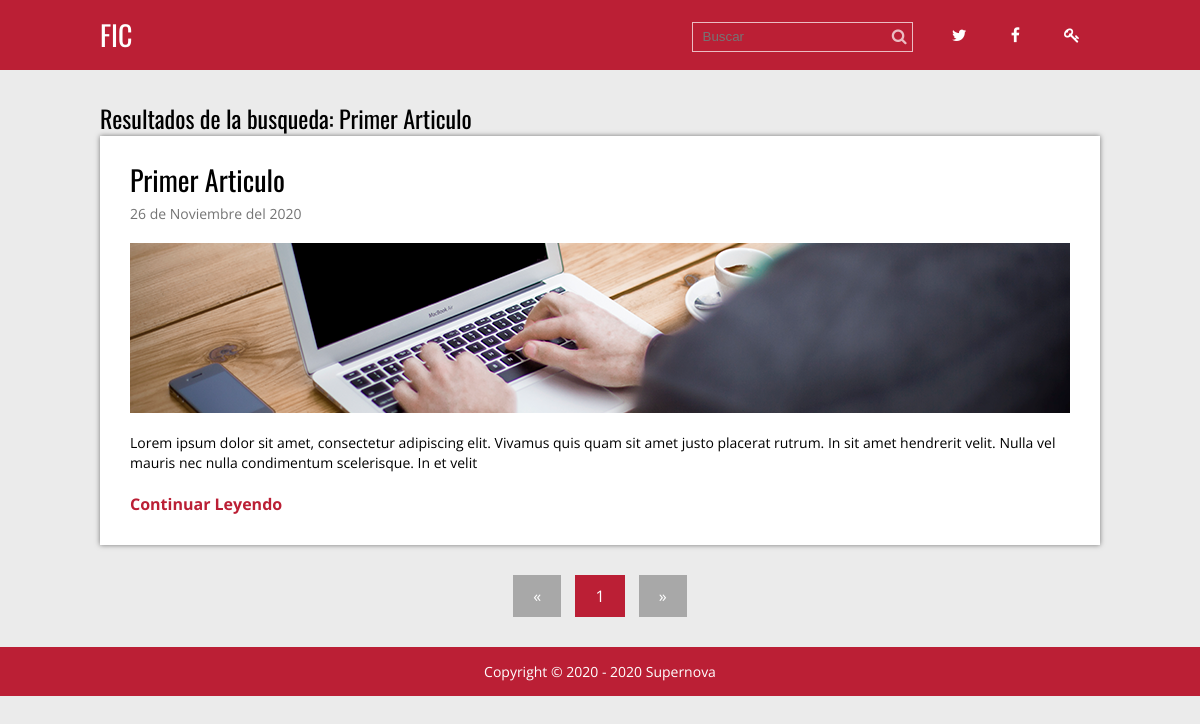
The page /buscar.php?busqueda=Primer Articulo on the database its author committed.
### tables this page shows
CREATE TABLE `articulos` (
  `id` int(11) NOT NULL,
  `titulo` varchar(200) NOT NULL,
  `extracto` varchar(200) NOT NULL,
  `fecha` timestamp NULL DEFAULT current_timestamp(),
  `texto` text NOT NULL,
  `thumb` varchar(50) NOT NULL
);

### buscar.php (called while the page is built, shortened)
<?php
require 'admin/config.php';
require 'functions.php';
$conexion = conexion($db_config);
if ($_SERVER['REQUEST_METHOD'] == 'GET' && !empty($_GET['busqueda'])) {
    $busqueda = limpiarDatos($_GET['busqueda']);
    $statement = $conexion->prepare(
        'SELECT * FROM articulos WHERE titulo LIKE :busqueda or texto LIKE :busqueda'
    );
    $statement->execute(array(':busqueda' => "%$busqueda%"));
    $resultados = $statement->fetchAll();
    if (empty($resultados)) {
        $titulo = 'No se encontraron articulos con el resultado: ' . $busqueda;
    } else {
        $titulo = 'Resultados de la busqueda: ' . $busqueda;
    }
} else {
    header('Location: ' . RUTA . 'index.php');
}
require 'views/buscar.view.php';

### functions.php (called while the page is built, shortened)
<?php
function limpiarDatos($datos)
{
    $datos = trim($datos);
    $datos = stripslashes($datos);
    $datos = htmlspecialchars($datos);
    return $datos;
}
function fecha($fecha)
{
    $timestamp = strtotime($fecha);
    $meses = $meses = ['Enero', 'Febrero', 'Marzo', 'Abril', 'Mayo', 'Junio', 'Julio', 'Agosto', 'Septiembre', 'Octubre', 'Noviembre', 'Diciembre'];
    $dia = date('d', $timestamp);
    $mes = date('m', $timestamp) - 1;
    $year = date('Y', $timestamp);
    $fecha = "$dia de " . $meses[$mes] . " del $year";
    return $fecha;
}

### views/buscar.view.php (the view)
<?php require 'header.php'; ?>
<div class="contenedor">
    <h2><?php echo $titulo; ?></h2>
    <?php foreach ($resultados as $post) : ?>
        <div class="post">
            <article>
                <h2 class="titulo"><a href="single.php?id=<?php echo $post['id']; ?>"><?php echo $post['titulo']; ?></a></h2>
                <p class="fecha"><?php echo fecha($post['fecha']); ?></p>
                <div class="thumb">
                    <a href="">
                        <img src="<?php echo RUTA; ?>imagenes/<?php echo $post['thumb']; ?>">
                    </a>
                </div>
                <p class="extracto"><?php echo $post['extracto']; ?></p>
                <a href="single.php?id=<?php echo $post['id']; ?>" class="continuar">Continuar Leyendo</a>
            </article>
        </div>
    <?php endforeach; ?>
    <?php require 'paginacion.php'; ?>
</div>
<?php require 'footer.php'; ?>

### css/estilos.css (style rules this page uses)
* { margin: 0; padding: 0; -webkit-box-sizing: border-box; -moz-box-sizing: border-box; box-sizing: border-box; }
body { font-size: 16px; font-family: 'Open Sans', sans-serif; background: #ebebeb; }
h1, h2, h3, h4, h5, h6 { font-family: "Oswald", Arial, Sans-serif; font-weight: normal; }
a { text-decoration: none; color: #BB1F35; }
.contenedor { max-width: 1000px; width: 90%; margin: auto; }
.post { width: 100%; background: #fff; box-shadow: 0px 0px 5px rgba(0, 0, 0, .5); margin-bottom: 30px; padding: 30px; }
.post article .titulo { font-family: "Oswald", Arial, Sans-serif; font-size: 28px; font-weight: normal; line-height: 28px; margin-bottom: 10px; }
.post article .titulo a { color: #000; }
.post article .fecha { color: #747474; font-size: 14px; margin-bottom: 20px; }
.post article .thumb { margin-bottom: 20px; }
.post article .thumb img { vertical-align: top; width: 100%; }
.post article .extracto { font-size: 14px; line-height: 20px; margin-bottom: 20px; }
.post article .continuar { color: #BB1F35; font-weight: bold; }

### rows shown on the page
articulos: titulo "Primer Articulo", fecha "26 de Noviembre del 2020", thumb (picture), extracto "Lorem ipsum dolor sit amet, consectetur adipiscing elit. Vivamus quis quam sit amet justo placerat rutrum. In sit amet hendrerit velit. Nulla vel mauris nec nulla condimentum scelerisque. In et velit"

### other values the page prints
$titulo "Resultados de la busqueda: Primer Articulo"
